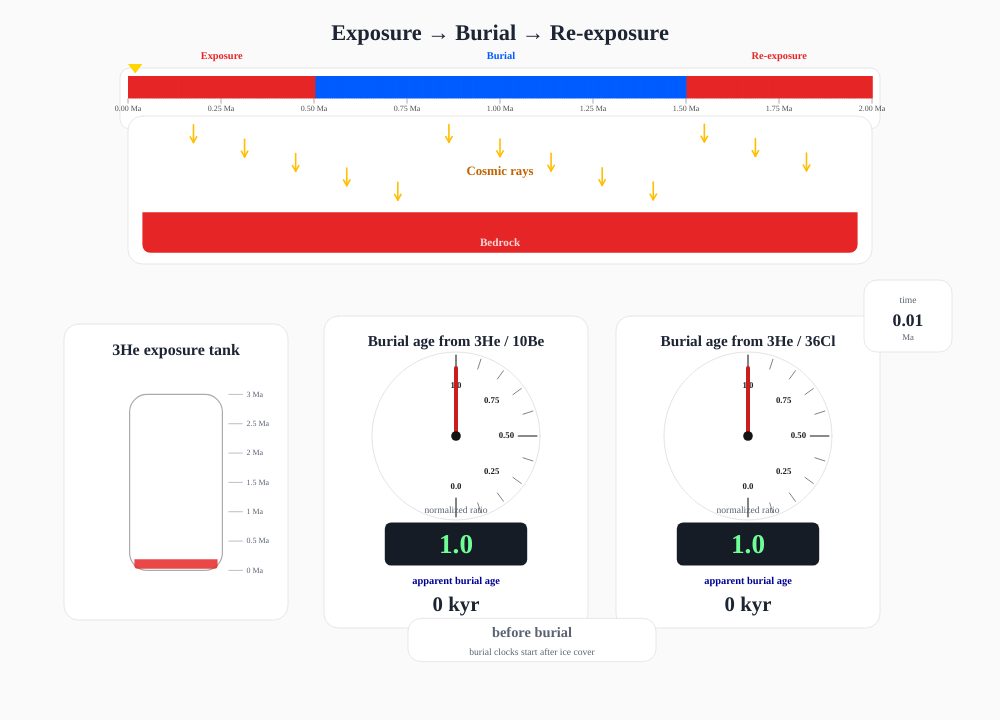
Frame 1 (no input)
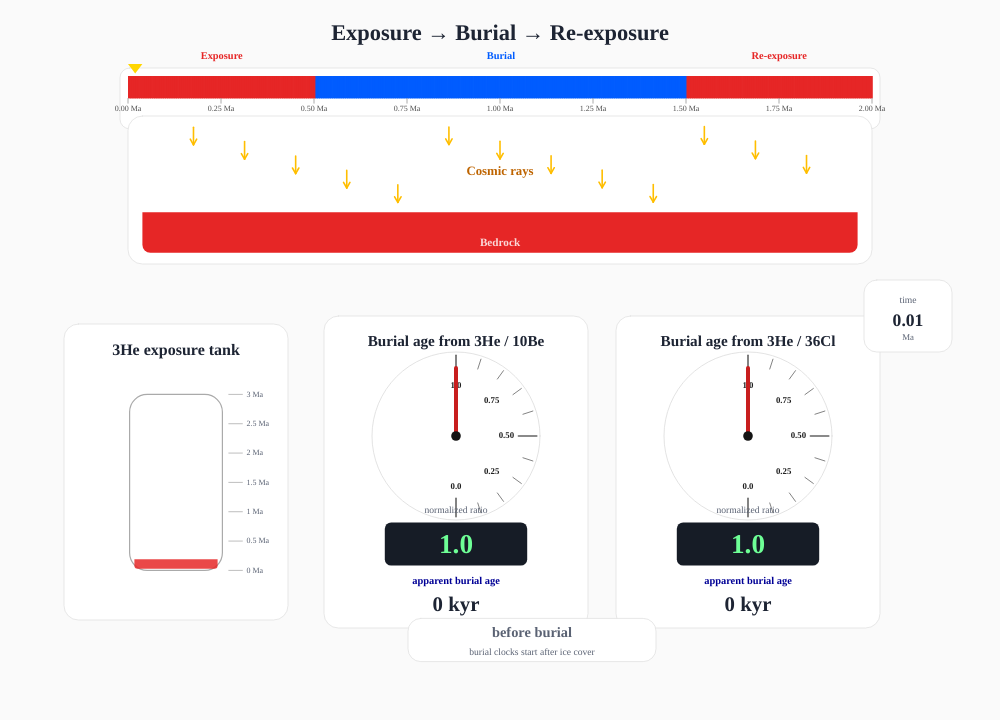
Frame 2 (the mouse pressed at the canvas centre, redrawn once)

The p5.js sketch that drew these frames (run headless with seeded random() and noise() and a simulated clock; the mouse was pressed at the canvas centre and the sketch redrawn once):

// p5.js sketch
// ── sketch.js
// Cosmo Clock
// Updated: June 2026 
// MIT License

let scenarioData = [];
let currentFrame = 0;
let isPlaying = false;
let playButton, restartButton, speedSlider, speedLabel;
let frameCounter = 0;
let isDragging = false;
let controlBar;
let advancedBar;

// UI: scenario picker
let scenarioButton, scenarioSummary;
let scenarioModal, exposureInput, burialInput, reExposureInput, closeModalButton, applyModalButton;

// decay constants (lambda = ln(2) / t1/2)
const L_10 = Math.log(2) / 1.4e6;
const L_36 = Math.log(2) / 0.301e6;

// production rates (atoms / g / yr)
const P_10 = 4.0;
const P_3 = 100.0;
const P_36 = 12.0;

// production ratios retained as raw reference values
const Rp_3_10 = P_3 / P_10;
const Rp_3_36 = P_3 / P_36;

// time step
const DT_YEARS = 5000;

// precompute step factors to avoid per-iteration exp calls
const DECAY_10 = Math.exp(-L_10 * DT_YEARS);
const DECAY_36 = Math.exp(-L_36 * DT_YEARS);
const EXPOSURE_STEP_10 = (P_10 / L_10) * (1 - DECAY_10);
const EXPOSURE_STEP_3 = P_3 * DT_YEARS;
const EXPOSURE_STEP_36 = (P_36 / L_36) * (1 - DECAY_36);

// --- FIXED INITIAL CONDITION ---
const INITIAL_STATE = {
  t_cumulative_years: 5000,
  N10: 19975.27,
  N3: 500000.00,
  N36: 59655.90
};

// display units
const AGE_UNIT = 1e3;
const AGE_UNIT_LABEL = "kyr";

// canvas/layout
// Internal drawing resolution stays at 1250x900 so all the carefully
// placed component positions keep working. We size the canvas directly
// at the displayed resolution (rather than CSS-scaling a larger canvas)
// to avoid browser compositing artifacts during fast playhead drags.
const CANVAS_W = 1250;
const CANVAS_H = 900;
const DISPLAY_SCALE = 0.8;
const DISPLAY_W = Math.round(CANVAS_W * DISPLAY_SCALE);
const DISPLAY_H = Math.round(CANVAS_H * DISPLAY_SCALE);

// scenario bar geometry
let barX, barY, barW, barH;

// Colors matching the bar
const COLOR_EXPO = [230, 38, 38];
const COLOR_BURIAL = [0, 92, 255];
const COLOR_CARD = [255, 255, 255];
const COLOR_TEXT = [29, 36, 51];
const COLOR_MUTED = [90, 98, 115];

// Settings (Default: 0.5 -> 1.0 -> 0.5)
let scenarioSettings = {
  exposureMyr: 0.5,
  burialMyr: 1.0,
  reExposureMyr: 0.5
};

// ---------- model helpers ----------
function stepExposure(N0, decayFactor, productionStep) {
  return productionStep + N0 * decayFactor;
}

function stepBurial(N0, decayFactor) {
  return N0 * decayFactor;
}

function stepExposureStable(N0, productionStep) {
  return N0 + productionStep;
}

function stepBurialStable(N0) {
  return N0;
}

function clamp01(v) {
  return Math.max(0, Math.min(1, v));
}

function buildRow(t, status, N10, N3, N36, Rburial3_10, Rburial3_36, phaseIndex) {
  const R_3_10 = N3 / N10;
  const R_3_36 = N3 / N36;
  const Rnorm_3_10 = Rburial3_10 ? clamp01(Rburial3_10 / R_3_10) : 1;
  const Rnorm_3_36 = Rburial3_36 ? clamp01(Rburial3_36 / R_3_36) : 1;

  return {
    t_cumulative: t,
    status,
    phaseIndex,
    N10,
    N3,
    N36,
    R_3_10,
    R_3_36,
    Rnorm_3_10,
    Rnorm_3_36,
    Rbase_3_10: Rburial3_10,
    Rbase_3_36: Rburial3_36
  };
}

function generateScenarioData(exposureMyr, burialMyr, reExposureMyr) {
  const exposureYears = Math.max(0, exposureMyr) * 1e6;
  const burialYears = Math.max(0, burialMyr) * 1e6;
  const reExposureYears = Math.max(0, reExposureMyr) * 1e6;

  let N10 = INITIAL_STATE.N10;
  let N3 = INITIAL_STATE.N3;
  let N36 = INITIAL_STATE.N36;
  let t = INITIAL_STATE.t_cumulative_years;
  let burialStarted = false;
  let Rburial_3_10 = null;
  let Rburial_3_36 = null;

  const rows = [];
  rows.push(buildRow(t, "EXPOSURE", N10, N3, N36, null, null, 0));

  const phases = [
    { status: "EXPOSURE", years: exposureYears, exposed: true, phaseIndex: 0 },
    { status: "BURIAL", years: burialYears, exposed: false, phaseIndex: 1 },
    { status: "EXPOSURE", years: reExposureYears, exposed: true, phaseIndex: 2 }
  ];

  for (const phase of phases) {
    if (phase.years <= 0) continue;
    const steps = Math.max(1, Math.round(phase.years / DT_YEARS));

    for (let i = 0; i < steps; i++) {
      if (phase.exposed) {
        N10 = stepExposure(N10, DECAY_10, EXPOSURE_STEP_10);
        N3 = stepExposureStable(N3, EXPOSURE_STEP_3);
        N36 = stepExposure(N36, DECAY_36, EXPOSURE_STEP_36);
      } else {
        N10 = stepBurial(N10, DECAY_10);
        N3 = stepBurialStable(N3);
        N36 = stepBurial(N36, DECAY_36);
      }

      if (phase.status === "BURIAL" && !burialStarted) {
        burialStarted = true;
        Rburial_3_10 = N3 / N10;
        Rburial_3_36 = N3 / N36;
      }

      t += DT_YEARS;
      rows.push(
        buildRow(
          t,
          phase.status,
          N10,
          N3,
          N36,
          burialStarted ? Rburial_3_10 : null,
          burialStarted ? Rburial_3_36 : null,
          phase.phaseIndex
        )
      );
    }
  }

  return rows;
}

function applyScenario(exposureMyr, burialMyr, reExposureMyr) {
  scenarioSettings.exposureMyr = exposureMyr;
  scenarioSettings.burialMyr = burialMyr;
  scenarioSettings.reExposureMyr = reExposureMyr;

  scenarioData = generateScenarioData(exposureMyr, burialMyr, reExposureMyr);
  currentFrame = 0;
  isPlaying = false;
  frameCounter = 0;
  noLoop();
  updateScenarioSummary();
  drawFrame();
}

function computeStableExposureAge(N, productionRate) {
  return N / productionRate;
}

function computeApparentBurialAges(row) {
  const Rref_3_10 = isFinite(row.Rbase_3_10) ? row.Rbase_3_10 : Rp_3_10;
  const Rref_3_36 = isFinite(row.Rbase_3_36) ? row.Rbase_3_36 : Rp_3_36;

  let t_app_3_10 = Math.log(row.R_3_10 / Rref_3_10) / L_10;
  let t_app_3_36 = Math.log(row.R_3_36 / Rref_3_36) / L_36;

  if (!isFinite(t_app_3_10) || t_app_3_10 < 0) t_app_3_10 = 0;
  if (!isFinite(t_app_3_36) || t_app_3_36 < 0) t_app_3_36 = 0;

  if (row.status === "EXPOSURE" && row.Rbase_3_10 === null) {
    t_app_3_10 = 0;
    t_app_3_36 = 0;
  }

  return { t_app_3_10, t_app_3_36 };
}

// ---------- p5 setup ----------
function setup() {
  const c = createCanvas(DISPLAY_W, DISPLAY_H);
  // Apply scale via p5's drawingContext rather than via CSS. This is
  // critical: CSS scaling makes the browser composite a half-blended
  // ghost of the previous frame during fast redraws (the stray yellow
  // bit alongside the playhead triangle), but an internal transform
  // gives the same visual size with pixel-perfect repaints.
  // Kill the default browser focus ring / border.
  c.style("outline", "none");
  c.style("border", "none");
  c.elt.setAttribute("tabindex", "-1");
  textAlign(CENTER, CENTER);
  frameRate(30);
  textFont("Helvetica, Arial, sans-serif");

  buildControlPanel();
  buildAdvancedPanel();

  // top scenario bar geometry
  barW = 930;
  barH = 28;
  barX = 160;
  barY = 95;

  buildScenarioModal();
  applyScenario(scenarioSettings.exposureMyr, scenarioSettings.burialMyr, scenarioSettings.reExposureMyr);

  noLoop();
  drawFrame();
}

function buildControlPanel() {
  controlBar = createDiv();
  controlBar.id("control-bar");
  controlBar.addClass("control-bar");
  controlBar.style("position", "fixed");
  controlBar.style("right", "18px");
  controlBar.style("top", "120px");
  controlBar.style("left", "auto");
  controlBar.style("transform", "none");
  controlBar.style("display", "flex");
  controlBar.style("flex-direction", "column");
  controlBar.style("align-items", "stretch");
  controlBar.style("gap", "10px");
  controlBar.style("width", "136px");
  controlBar.style("padding", "14px");

  playButton = createButton("Play / Pause");
  styleButton(playButton, "#2e7d32");
  playButton.parent(controlBar);
  playButton.mousePressed(togglePlay);

  restartButton = createButton("Restart");
  styleButton(restartButton, "#0277bd");
  restartButton.parent(controlBar);
  restartButton.mousePressed(restartAnimation);

  speedLabel = createSpan("Speed 1.0x");
  speedLabel.addClass("speed-label");
  speedLabel.parent(controlBar);
  speedLabel.style("font-weight", "600");
  speedLabel.style("text-align", "center");

  speedSlider = createSlider(0.1, 5, 1, 0.1);
  speedSlider.parent(controlBar);
  speedSlider.addClass("speed-slider");
  speedSlider.style("width", "100%");
  speedSlider.input(() => {
    speedLabel.html(`Speed ${speedSlider.value().toFixed(1)}x`);
  });
}

function buildAdvancedPanel() {
  advancedBar = createDiv();
  advancedBar.id("advanced-bar");
  advancedBar.addClass("control-bar");
  advancedBar.style("position", "fixed");
  advancedBar.style("left", "50%");
  advancedBar.style("bottom", "14px");
  advancedBar.style("top", "auto");
  advancedBar.style("transform", "translateX(-50%)");
  advancedBar.style("display", "flex");
  advancedBar.style("align-items", "center");
  advancedBar.style("gap", "12px");
  advancedBar.style("padding", "8px 14px");
  advancedBar.style("font-size", "12px");

  scenarioButton = createButton("Scenario Settings");
  styleButton(scenarioButton, "#6a1b9a");
  scenarioButton.parent(advancedBar);
  scenarioButton.mousePressed(() => showScenarioModal(true));

  scenarioSummary = createSpan("");
  scenarioSummary.addClass("scenario-summary");
  scenarioSummary.parent(advancedBar);
}

function styleButton(btn, color) {
  btn.addClass("ui-button");
  btn.style("background-color", color);
  btn.style("width", "100%");
}

function togglePlay() {
  isPlaying = !isPlaying;
  if (isPlaying) loop();
  else noLoop();
}

function restartAnimation() {
  currentFrame = 0;
  isPlaying = false;
  frameCounter = 0;
  noLoop();
  drawFrame();
}

// ---------- scenario modal ----------
function buildScenarioModal() {
  scenarioModal = createDiv();
  scenarioModal.id("scenario-modal");
  scenarioModal.addClass("modal");

  let card = createDiv();
  card.parent(scenarioModal);
  card.addClass("modal-card");

  let title = createDiv("<b>Choose scenario (Exposure → Burial → Re-exposure)</b>");
  title.parent(card);
  title.addClass("modal-title");

  const rowStyle = (r) => {
    r.addClass("modal-row");
  };

  let r1 = createDiv();
  r1.parent(card);
  rowStyle(r1);
  createDiv("Initial exposure duration (Ma)").parent(r1).style("font-size", "13px");
  exposureInput = createInput(String(scenarioSettings.exposureMyr));
  exposureInput.parent(r1);
  exposureInput.addClass("modal-input");

  let r2 = createDiv();
  r2.parent(card);
  rowStyle(r2);
  createDiv("Burial duration (Ma)").parent(r2).style("font-size", "13px");
  burialInput = createInput(String(scenarioSettings.burialMyr));
  burialInput.parent(r2);
  burialInput.addClass("modal-input");

  let r3 = createDiv();
  r3.parent(card);
  rowStyle(r3);
  createDiv("Re-exposure duration (Ma)").parent(r3).style("font-size", "13px");
  reExposureInput = createInput(String(scenarioSettings.reExposureMyr));
  reExposureInput.parent(r3);
  reExposureInput.addClass("modal-input");

  let btnRow = createDiv();
  btnRow.parent(card);
  btnRow.addClass("modal-actions");

  closeModalButton = createButton("Close");
  closeModalButton.parent(btnRow);
  closeModalButton.addClass("ui-button");
  closeModalButton.addClass("ui-button--ghost");
  closeModalButton.mousePressed(() => showScenarioModal(false));

  applyModalButton = createButton("Apply");
  applyModalButton.parent(btnRow);
  styleButton(applyModalButton, "#2e7d32");
  applyModalButton.mousePressed(() => {
    const e = parseFloat(exposureInput.value());
    const b = parseFloat(burialInput.value());
    const r = parseFloat(reExposureInput.value());

    const exp = isFinite(e) && e >= 0 ? e : scenarioSettings.exposureMyr;
    const bur = isFinite(b) && b >= 0 ? b : scenarioSettings.burialMyr;
    const rex = isFinite(r) && r >= 0 ? r : scenarioSettings.reExposureMyr;

    applyScenario(exp, bur, rex);
    showScenarioModal(false);
  });
}

function showScenarioModal(show) {
  scenarioModal.style("display", show ? "flex" : "none");
  if (show) {
    exposureInput.value(String(scenarioSettings.exposureMyr));
    burialInput.value(String(scenarioSettings.burialMyr));
    reExposureInput.value(String(scenarioSettings.reExposureMyr));
  }
}

function updateScenarioSummary() {
  if (!scenarioSummary) return;
  scenarioSummary.html(
    `E ${scenarioSettings.exposureMyr.toFixed(2)} Ma  |  ` +
    `B ${scenarioSettings.burialMyr.toFixed(2)} Ma  |  ` +
    `E ${scenarioSettings.reExposureMyr.toFixed(2)} Ma`
  );
}

// ---------- animation loop ----------
function draw() {
  drawFrame();

  if (!isPlaying && !isDragging) return;

  let speedFactor = speedSlider.value();
  let frameDelay = int(6 / speedFactor);
  if (frameDelay < 1) frameDelay = 1;

  frameCounter++;
  if (frameCounter >= frameDelay) {
    frameCounter = 0;
    if (currentFrame < scenarioData.length - 1) {
      currentFrame++;
    } else {
      isPlaying = false;
      noLoop();
    }
  }
}

// ---------- frame drawing ----------
function drawFrame() {
  background(250);
  if (!scenarioData || scenarioData.length === 0) return;

  // All drawing code below uses internal 1250x900 coordinates. We scale
  // them into the actual DISPLAY_W x DISPLAY_H canvas via a transform,
  // which avoids the browser-side CSS scaling that was producing ghost
  // frames during fast playhead drags.
  push();
  scale(DISPLAY_SCALE);

  const row = scenarioData[currentFrame];
  const { t_app_3_10, t_app_3_36 } = computeApparentBurialAges(row);
  const t_exp_3 = computeStableExposureAge(row.N3, P_3);

  drawTitle();
  drawScenarioBar();
  drawLandscapeHeadliner(160, 145, 930, 185, row.status);

  drawFuelTank(80, 405, 280, 370, row, t_exp_3);

  drawBurialClockCard(
    405,
    395,
    330,
    390,
    "3He / 10Be",
    row.Rnorm_3_10,
    t_app_3_10 / AGE_UNIT,
    row.status
  );

  drawBurialClockCard(
    770,
    395,
    330,
    390,
    "3He / 36Cl",
    row.Rnorm_3_36,
    t_app_3_36 / AGE_UNIT,
    row.status
  );

  drawClockLinkageBadge(665, 800, t_app_3_10, t_app_3_36, row);
  drawCurrentTimeReadout(1080, 350, row);

  pop();
}

function drawTitle() {
  noStroke();
  fill(COLOR_TEXT);
  textSize(28);
  textStyle(BOLD);
  // Use internal canvas width (1250), not p5's `width` global which is
  // now the smaller display canvas width.
  text("Exposure → Burial → Re-exposure", CANVAS_W / 2, 43);
  textStyle(NORMAL);
}

function drawCard(x, y, w, h, r = 18) {
  push();
  rectMode(CORNER);
  // Subtle hairline border for definition; no shadow blur (the shadow
  // was rendering as a hard dark edge on the right/bottom of cards at
  // certain browser zoom levels, which read as "dark lines on the side").
  stroke(225);
  strokeWeight(1);
  fill(COLOR_CARD);
  rect(x, y, w, h, r);
  pop();
}

// ---------- top scenario bar ----------
function drawScenarioBar() {
  push();
  rectMode(CORNER);
  drawCard(barX - 10, barY - 10, barW + 20, barH + 48, 12);

  const n = scenarioData.length;
  const totalTime = scenarioData[n - 1].t_cumulative;
  const segW = barW / n;

  noStroke();
  for (let i = 0; i < n; i++) {
    let s = scenarioData[i].status;
    if (s === "BURIAL") fill(COLOR_BURIAL);
    else fill(COLOR_EXPO);
    rect(barX + i * segW, barY, segW + 1, barH);
  }

  drawPhaseLabels(totalTime);
  drawTimeTicks(totalTime);

  // Clamp the playhead triangle so its 18px base never pokes past the
  // bar edges. Without this, when currentFrame is at the last frame the
  // right corner of the triangle extends 9px past barX+barW and was
  // appearing as a stray yellow slab beside the triangle.
  const rawArrowX = barX + map(currentFrame, 0, n - 1, 0, barW);
  const arrowX = constrain(rawArrowX, barX + 9, barX + barW - 9);
  fill("#FFD600");
  noStroke();
  triangle(arrowX - 9, barY - 15, arrowX + 9, barY - 15, arrowX, barY - 3);

  pop();
}

function drawPhaseLabels(totalTime) {
  if (!scenarioData || scenarioData.length === 0) return;

  // Group consecutive rows by phaseIndex so the label sits dead-center
  // on the colored block it describes (rather than on a time-mapped
  // position that can drift one segment over and look "jumbled").
  const n = scenarioData.length;
  const segW = barW / n;
  const blocks = [];
  let blockStart = 0;
  let blockPhase = scenarioData[0].phaseIndex;
  for (let i = 1; i < n; i++) {
    if (scenarioData[i].phaseIndex !== blockPhase) {
      blocks.push({ start: blockStart, end: i - 1, phaseIndex: blockPhase });
      blockStart = i;
      blockPhase = scenarioData[i].phaseIndex;
    }
  }
  blocks.push({ start: blockStart, end: n - 1, phaseIndex: blockPhase });

  const labels = ["Exposure", "Burial", "Re-exposure"];
  const colors = [COLOR_EXPO, COLOR_BURIAL, COLOR_EXPO];

  noStroke();
  textSize(13);
  textAlign(CENTER, BOTTOM);
  textStyle(BOLD);

  for (const block of blocks) {
    const idx = block.phaseIndex;
    if (idx < 0 || idx >= labels.length) continue;

    // Skip labels for phases too narrow to read at this scale.
    // 6% of the bar is roughly enough room for the shortest label.
    const widthFrac = (block.end - block.start + 1) / n;
    if (widthFrac < 0.06) continue;

    const x1 = barX + block.start * segW;
    const x2 = barX + (block.end + 1) * segW;
    const cx = (x1 + x2) / 2;

    fill(colors[idx]);
    text(labels[idx], cx, barY - 18);
  }
  textStyle(NORMAL);
}

// "Nice" tick intervals (in Ma) for the scenario bar. Picked so that an
// arbitrary scenario length ends up with roughly 6–9 ticks, which means
// the labels visibly change between scenarios instead of always landing
// on the same 0.5 Ma grid.
const TICK_NICE_INTERVALS_MA = [0.005, 0.01, 0.02, 0.025, 0.05, 0.1, 0.2, 0.25, 0.5, 1.0, 2.0, 5.0, 10.0];

function pickTickInterval(elapsedMa) {
  const target = 8; // aim for ~8 labels
  const raw = elapsedMa / target;
  for (const ni of TICK_NICE_INTERVALS_MA) {
    if (raw <= ni) return ni;
  }
  return TICK_NICE_INTERVALS_MA[TICK_NICE_INTERVALS_MA.length - 1];
}

function tickDecimalsFor(interval) {
  // Use exactly as many decimals as the interval itself has, so the
  // label string is never rounded to a wrong-looking value.
  const s = interval.toString();
  const dot = s.indexOf(".");
  return dot === -1 ? 0 : s.length - dot - 1;
}

function drawTimeTicks(totalTime) {
  // The bar spans from the initial state time to totalTime, so we measure
  // ticks against the scenario-elapsed time (i.e. 0 at the left edge).
  const startTime = INITIAL_STATE.t_cumulative_years;
  const elapsedMa = (totalTime - startTime) / 1e6;
  if (elapsedMa <= 0) return;

  const tickIntervalMa = pickTickInterval(elapsedMa);
  const decimals = tickDecimalsFor(tickIntervalMa);

  textSize(10);
  textAlign(CENTER, TOP);
  textStyle(NORMAL);

  for (let ma = 0; ma <= elapsedMa + 1e-6; ma += tickIntervalMa) {
    const tYears = startTime + ma * 1e6;
    const xPos = map(tYears, startTime, totalTime, barX, barX + barW);
    stroke(150);
    strokeWeight(1);
    line(xPos, barY + barH, xPos, barY + barH + 6);
    noStroke();
    fill(80);
    text(ma.toFixed(decimals) + " Ma", xPos, barY + barH + 8);
  }
}

// ---------- bedrock / ice sheet headliner ----------
function drawLandscapeHeadliner(x, y, w, h, status) {
  drawCard(x, y, w, h, 18);

  push();
  translate(x, y);
  const margin = 18;
  const sceneX = margin;
  const sceneY = 22;
  const sceneW = w - margin * 2;
  const sceneH = h - margin * 2;
  const groundY = sceneY + sceneH * 0.66;

  // sky
  noStroke();
  fill(255);
  rect(sceneX, sceneY, sceneW, groundY - sceneY);

  // bedrock
  fill(COLOR_EXPO);
  rect(sceneX, groundY, sceneW, sceneY + sceneH - groundY, 0, 0, 10, 10);

  fill(255, 255, 255, 210);
  textSize(14);
  textStyle(BOLD);
  text("Bedrock", sceneX + sceneW / 2, groundY + 38);
  textStyle(NORMAL);

  if (status === "BURIAL") {
    drawIceSheet(sceneX, sceneY, sceneW, groundY);
  } else {
    drawCosmicRays(sceneX, sceneY, sceneW, groundY);
  }

  pop();
}

function drawIceSheet(sceneX, sceneY, sceneW, groundY) {
  fill(0, 92, 255, 230);
  stroke(0, 60, 180);
  strokeWeight(2);

  const iceTopY = sceneY + 14;
  const iceLeftY = groundY - (groundY - sceneY) * 0.45;

  beginShape();
  vertex(sceneX, groundY);
  vertex(sceneX, iceLeftY);
  bezierVertex(
    sceneX + sceneW * 0.22, iceTopY + 8,
    sceneX + sceneW * 0.55, iceTopY - 10,
    sceneX + sceneW, iceTopY + 12
  );
  vertex(sceneX + sceneW, groundY);
  endShape(CLOSE);

  noStroke();
  fill(255);
  textSize(16);
  textStyle(BOLD);
  text("Ice sheet", sceneX + sceneW / 2, sceneY + 55);
  textStyle(NORMAL);
}

function drawCosmicRays(sceneX, sceneY, sceneW, groundY) {
  stroke(255, 190, 0);
  strokeWeight(2);
  const rayCount = 13;

  for (let i = 0; i < rayCount; i++) {
    const xPos = sceneX + (sceneW * (i + 1)) / (rayCount + 1);
    const offset = (frameCount * 3 + i * 18) % (groundY - sceneY - 8);
    const yPos = sceneY + offset + 8;
    line(xPos, yPos, xPos, yPos - 22);
    line(xPos, yPos, xPos - 4, yPos - 7);
    line(xPos, yPos, xPos + 4, yPos - 7);
  }

  noStroke();
  fill(190, 100, 0);
  textSize(16);
  textStyle(BOLD);
  text("Cosmic rays", sceneX + sceneW / 2, sceneY + 48);
  textStyle(NORMAL);
}

// ---------- 3He exposure tank ----------
// Linear scale: full tank = 3 Ma of pure exposure. This range was
// chosen so that the original 500 ka exposure produces an easily visible
// fill while keeping the tank focused on the time range Joerg wants to show.
// Anything above 3 Ma clamps at full (the tank doesn't burst).
const TANK_MAX_AGE_MA = 3;
const TANK_MAX_N3 = P_3 * TANK_MAX_AGE_MA * 1e6; // 3e8 atoms / g
// Side tick labels (linear scale), including 0.5 Ma so the 500 ka
// initial exposure has an obvious reference line.
const TANK_TICKS_MA = [0, 0.5, 1, 1.5, 2, 2.5, 3];

function tankFillFraction(n3) {
  return constrain(n3 / TANK_MAX_N3, 0, 1);
}

function drawFuelTank(x, y, w, h, row, exposureAgeYears) {
  drawCard(x, y, w, h, 18);

  push();
  translate(x, y);
  noStroke();
  fill(COLOR_TEXT);
  textSize(20);
  textStyle(BOLD);
  text("3He exposure tank", w / 2, 34);
  textStyle(NORMAL);

  const tankX = w / 2 - 58;
  const tankY = 88;
  const tankW = 116;
  const tankH = 220;
  const frac = tankFillFraction(row.N3);
  const fillH = tankH * frac;

  // tank shell — light gray hairline so it doesn't read as "dark lines"
  stroke(170);
  strokeWeight(1.5);
  fill(255);
  rect(tankX, tankY, tankW, tankH, 22);

  // fill — guarantee a clearly visible bar whenever any 3He is present.
  // Below ~7% true fill, linear scaling produces a strip too thin to
  // see, so we floor the visible height while letting it grow linearly
  // once it exceeds the floor.
  noStroke();
  fill(COLOR_EXPO[0], COLOR_EXPO[1], COLOR_EXPO[2], row.status === "BURIAL" ? 150 : 215);
  const insetX = 6;
  const innerW = tankW - insetX * 2;
  if (fillH > 0 && row.N3 > 0) {
    const minVisibleH = 14;
    const drawH = Math.max(minVisibleH, fillH);
    const drawY = tankY + tankH - drawH;
    rect(tankX + insetX, drawY, innerW, drawH - 2, 0, 0, 4, 4);
  }

  // side tick marks at evenly-spaced 0, 10, 20, 30, 40, 50 Ma positions
  textAlign(LEFT, CENTER);
  for (const ma of TANK_TICKS_MA) {
    const tickFrac = ma / TANK_MAX_AGE_MA;
    const yy = tankY + tankH - tankH * tickFrac;
    stroke(80, 80, 80, 120);
    strokeWeight(1);
    line(tankX + tankW + 8, yy, tankX + tankW + 25, yy);
    noStroke();
    fill(COLOR_MUTED);
    textSize(10);
    const label = Number.isInteger(ma) ? `${ma} Ma` : `${ma.toFixed(1)} Ma`;
    text(label, tankX + tankW + 30, yy);
  }
  textAlign(CENTER, CENTER);

  pop();
}

// ---------- clock cards ----------
function drawBurialClockCard(x, y, w, h, isotopeLabel, normalizedRatio, burialAgeKyr, status) {
  normalizedRatio = isFinite(normalizedRatio) ? constrain(normalizedRatio, 0, 1) : 1;
  burialAgeKyr = isFinite(burialAgeKyr) ? Math.max(0, burialAgeKyr) : 0;

  drawCard(x, y, w, h, 18);

  push();
  translate(x, y);

  fill(COLOR_TEXT);
  textSize(19);
  textStyle(BOLD);
  text(`Burial age from ${isotopeLabel}`, w / 2, 33);
  textStyle(NORMAL);

  drawAnalogDial(w / 2, 150, 105, normalizedRatio);
  drawDigitalRatio(w / 2, 285, normalizedRatio);
  drawBurialAgeReadout(w / 2, 352, burialAgeKyr, status);

  pop();
}

function drawAnalogDial(cx, cy, r, normalizedRatio) {
  // Single hairline dial frame. Previous heavier strokes (even at 2px)
  // were still being interpreted as a "dark band" on mobile, so we
  // drop to one barely-visible light gray ring.
  noFill();
  stroke(220);
  strokeWeight(1);
  circle(cx, cy, r * 2);

  // ticks from 1 at top to 0 at bottom
  for (let tick = 0; tick <= 1.0001; tick += 0.1) {
    const isMajor = Math.abs((tick * 10) % 5) < 1e-6 || Math.abs(tick - 1) < 1e-6 || Math.abs(tick) < 1e-6;
    const angle = map(tick, 0, 1, 90, -90);
    const rad = radians(angle);
    const outR = r - 4;
    const inR = isMajor ? r - 27 : r - 17;
    stroke(100);
    strokeWeight(isMajor ? 2 : 1);
    line(cx + cos(rad) * outR, cy + sin(rad) * outR, cx + cos(rad) * inR, cy + sin(rad) * inR);
  }

  // numeric dial labels for the normalized ratio
  fill(30);
  noStroke();
  textStyle(BOLD);
  textSize(11);
  const dialLabels = [
    { value: 1.0, label: "1.0" },
    { value: 0.75, label: "0.75" },
    { value: 0.5, label: "0.50" },
    { value: 0.25, label: "0.25" },
    { value: 0.0, label: "0.0" }
  ];
  for (const item of dialLabels) {
    const angle = map(item.value, 0, 1, 90, -90);
    const rad = radians(angle);
    const labelR = r - 42;
    text(item.label, cx + cos(rad) * labelR, cy + sin(rad) * labelR);
  }
  textStyle(NORMAL);

  // 'normalized ratio' label removed from dial center — the same label
  // already appears under the digital readout below, no need to repeat.

  const handAngle = map(normalizedRatio, 0, 1, 90, -90);
  const handRad = radians(handAngle);
  stroke(200, 30, 30);
  strokeWeight(5);
  line(cx, cy, cx + cos(handRad) * (r - 20), cy + sin(handRad) * (r - 20));

  fill(20);
  noStroke();
  circle(cx, cy, 12);
}

function drawDigitalRatio(cx, y, normalizedRatio) {
  const boxW = 178;
  const boxH = 54;
  push();
  rectMode(CENTER);
  noStroke();
  fill(22, 28, 38);
  rect(cx, y, boxW, boxH, 8);

  fill(110, 255, 150);
  textStyle(BOLD);
  textSize(34);
  text(normalizedRatio.toFixed(1), cx, y + 3);
  textStyle(NORMAL);

  fill(COLOR_MUTED);
  textSize(12);
  text("normalized ratio", cx, y - 42);
  pop();
}

function drawBurialAgeReadout(cx, y, burialAgeKyr, status) {
  fill(0, 0, 150);
  textSize(13);
  textStyle(BOLD);
  text("apparent burial age", cx, y - 20);
  textStyle(NORMAL);

  fill(COLOR_TEXT);
  textSize(26);
  textStyle(BOLD);
  text(`${burialAgeKyr.toFixed(0)} ${AGE_UNIT_LABEL}`, cx, y + 10);
  textStyle(NORMAL);
  // Phase status label removed — the scenario bar above already shows
  // which phase the system is in, in red/blue, so a second indicator
  // under each dial was redundant and was colliding visually.
}

function drawClockLinkageBadge(cx, y, t10, t36, row) {
  const diffKyr = Math.abs(t10 - t36) / AGE_UNIT;
  const hasBurialStarted = row.Rbase_3_10 !== null;
  const isDivergent = hasBurialStarted && diffKyr > 20;
  const badge = !hasBurialStarted ? "before burial" : isDivergent ? "nonconcordant" : "concordant";

  push();
  rectMode(CENTER);
  stroke(225);
  strokeWeight(1);
  fill(255);
  rect(cx, y, 310, 54, 16);
  noStroke();

  fill(isDivergent ? COLOR_EXPO : hasBurialStarted ? COLOR_BURIAL : COLOR_MUTED);
  textStyle(BOLD);
  textSize(18);
  text(badge, cx, y - 8);
  textStyle(NORMAL);

  fill(COLOR_MUTED);
  textSize(12);
  const sub = hasBurialStarted ? `clock difference: ${diffKyr.toFixed(0)} ${AGE_UNIT_LABEL}` : "burial clocks start after ice cover";
  text(sub, cx, y + 15);
  pop();
}

function drawCurrentTimeReadout(x, y, row) {
  push();
  rectMode(CORNER);
  drawCard(x, y, 110, 90, 16);
  fill(COLOR_MUTED);
  textSize(12);
  text("time", x + 55, y + 25);
  fill(COLOR_TEXT);
  textStyle(BOLD);
  textSize(22);
  text(`${(row.t_cumulative / 1e6).toFixed(2)}`, x + 55, y + 52);
  textStyle(NORMAL);
  fill(COLOR_MUTED);
  textSize(11);
  text("Ma", x + 55, y + 72);
  pop();
}

// ---------- bar interactive ----------
// All hit-test rectangles below are expressed in internal 1250x900
// coordinates, so we divide mouseX/Y by DISPLAY_SCALE to convert from
// display-space (the actual canvas size) to internal space.
function _mx() { return mouseX / DISPLAY_SCALE; }
function _my() { return mouseY / DISPLAY_SCALE; }

function mousePressed() {
  const mx = _mx();
  const my = _my();
  if (
    mx > barX &&
    mx < barX + barW &&
    my > barY - 20 &&
    my < barY + barH + 34
  ) {
    isDragging = true;
    noLoop();
    updateFrameFromMouse();
  }
}

function mouseDragged() {
  if (isDragging) {
    updateFrameFromMouse();
    return false;
  }
}

function mouseReleased() {
  if (isDragging) {
    isDragging = false;
    if (isPlaying) loop();
  }
}

function updateFrameFromMouse() {
  let relX = constrain(_mx() - barX, 0, barW);
  let n = scenarioData.length;
  currentFrame = int(map(relX, 0, barW, 0, n - 1));
  drawFrame();
}
